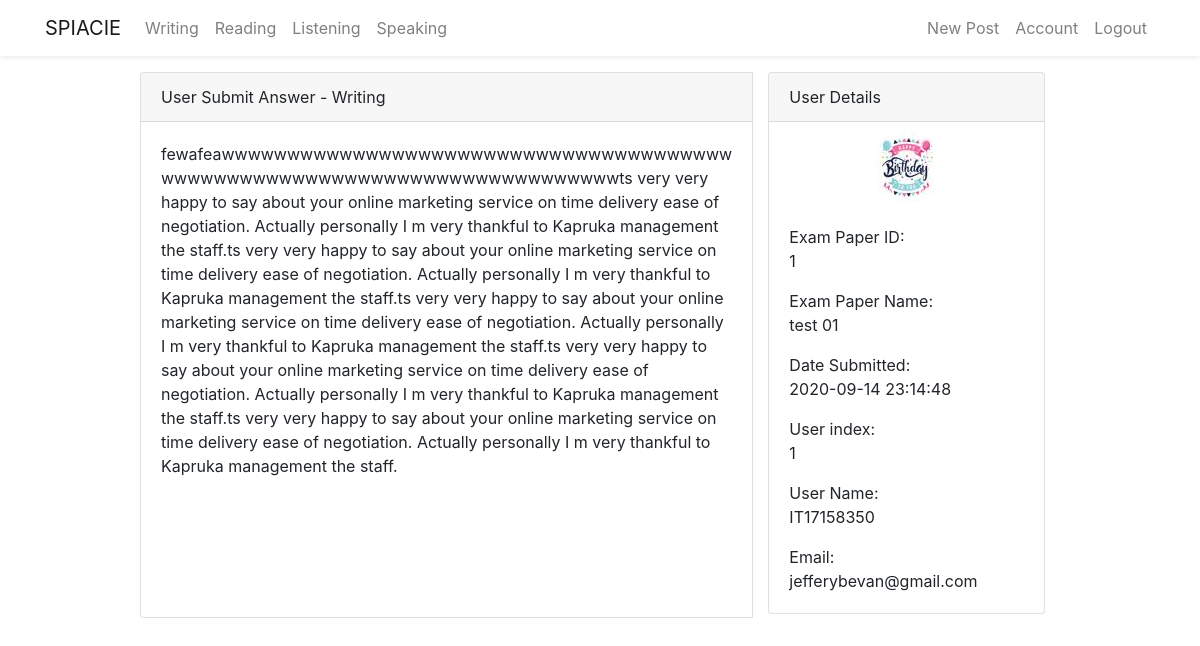
Page /writing/1/result (signed in) on the committed database.
### flaskblog/models.py (models this page shows, shortened)
class Writingpaperanswer(db.Model):
    id = db.Column(db.Integer, primary_key=True)
    pid = db.Column(db.Integer, db.ForeignKey(
        'writingpaper.id'), nullable=False)
    task = db.Column(db.String(1000), nullable=False)
    type = db.Column(db.String(200), nullable=False)
    date_posted = db.Column(db.DateTime, nullable=False,
                            default=datetime.now())
    user_id = db.Column(db.Integer, db.ForeignKey('user.id'), nullable=False)

class Writingpaper(db.Model):
    id = db.Column(db.Integer, primary_key=True)
    title = db.Column(db.String(300), unique=True, nullable=False)
    task01 = db.Column(db.String(1000), nullable=False)
    task01_img = db.Column(db.String(20), nullable=True)
    date_posted = db.Column(db.DateTime, nullable=False,
                            default=datetime.now())
    user_id = db.Column(db.Integer, db.ForeignKey('user.id'), nullable=False)
    answer = db.relationship(
        'Writingpaperanswer', backref='candidate', lazy=True)

class User(db.Model, UserMixin):
    id = db.Column(db.Integer, primary_key=True)
    firstname = db.Column(db.String(20), nullable=False)
    lastname = db.Column(db.String(20), nullable=False)
    username = db.Column(db.String(20), unique=True, nullable=False)
    email = db.Column(db.String(20), unique=True, nullable=False)
    password = db.Column(db.String(20), nullable=False)
    image_file = db.Column(db.String(20), nullable=False,
                           default='default.jpg')
    post = db.relationship('Post', backref='author', lazy=True)
    writingpaper = db.relationship(
        'Writingpaper', backref='wcreator', lazy=True)
    writinganswer = db.relationship(
        'Writingpaperanswer', backref='wcandidate', lazy=True)
    speaking = db.relationship(
        'Speaking', backref='vspeak', lazy=True)
    speakinganswer = db.relationship(
        'Speakinganswer', backref='speakanswer', lazy=True)
    speakingquestion = db.relationship(
        'Speakingquestion', backref='speakquestion', lazy=True)
    Speakinganswersav = db.relationship(
        'Speakinganswersaved', backref='speakinganswersaved', lazy=True)

### flaskblog/writing/routes.py (the view)
@writing.route("/writing/<int:writing_result_id>/result", methods=['POST', 'GET'])
@login_required
def result(writing_result_id):
    writing_answer = Writingpaperanswer.query.get_or_404(writing_result_id)
    if writing_answer.wcandidate != current_user:
        abort(403)
    else:
        pic_file = url_for(
            'static', filename='profile_pics/' + current_user.image_file)
        return render_template('writing_answer.html', title='Update', legend='Update', writing_answer=writing_answer, pic_file=pic_file)

### flaskblog/models.py (called while the page is built)
@login_manger.user_loader
def load_user(user_id):
    return User.query.get(int(user_id))

### flaskblog/templates/writing_answer.html (shortened to what this page needs)
{% extends 'layout.html' %} {% block content %} {% if writing_answer.wcandidate
== current_user %}
<div class="row justify-content-center mt-3">
  <div class="col-md-10 mb-5">
    <div class="card-group">
      <div class="card">
        <div class="card-header">User Submit Answer - Writing</div>
        <div class="card-body">
          <div class="text-md-left">
            {% autoescape false %} {{writing_answer.task.replace('\n', '<br />')}}
            {% endautoescape %}
          </div>
        </div>
        </div>
        <div class="col-md-4">
          <div class="card md-2 mb-1">
            <div class="card-header">User Details</div>
            <div class="media justify-content-center">
                  <img
                    class="rounded-circle mt-2"
                    src="{{ pic_file }}"
                    alt="Card image cap"
                  />
                </div>
            <div class="card-body">
                <p class="card-text">
                Exam Paper ID: <br />{{ writing_answer.candidate.id }}
                </p>
                <p class="card-text">
                Exam Paper Name:<br />{{ writing_answer.candidate.title }}
                </p>
                <p class="card-text">
                Date Submitted:
                <br />{{writing_answer.date_posted.strftime("%Y-%m-%d    %H:%M:%S")}}
                </p>
                <p class="card-text">
                    User index: <br />{{ writing_answer.id }}
                </p>
                <p class="card-text">
                    User Name: <br />{{ current_user.username}}
                </p>
                <p class="card-text">Email: <br />{{ current_user.email}}</p>
            </div>
          </div>
        </div>
      </div>
    </div>
  </div>
  {% endif %} {% endblock content %}

### rows in the picture
Writingpaperanswer: task.replace "fewafeawwwwwwwwwwwwwwwwwwwwwwwwwwwwwwwwwwwwwwwwwwwwwwwwwwwwwwwwwwwwwwwwwwwwwwwwwwts very very happy to say about your online marketing service on time delivery ease of negotiation. Actually personally I m very thankful to Kapruka management the staff.ts very very happy to say about your online marketing service on time delivery ease of negotiation. Actually personally I m very thankful to Kapruka management the staff.ts very very happy to say about your online marketing service on time delivery ease of negotiation. Actually personally I m very thankful to Kapruka management the staff.ts very very happy to say about your online marketing service on time delivery ease of negotiation. Actually…", date_posted "2020-09-14 23:14:48", id "1"
Writingpaper: candidate.id "1", candidate "test 01"
User: username "IT17158350", email "jefferybevan@gmail.com"
